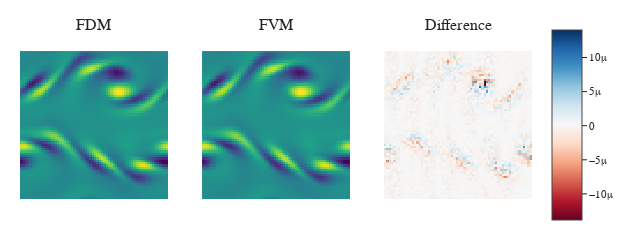

Notebook cell for this chart:
### Code cell
import plotly.subplots as subplots
import plotly.graph_objects as go

# comparison

rows=1
cols=3
fig = subplots.make_subplots(rows,cols, subplot_titles=('FDM','FVM', 'Difference'))
#fig.add_trace(go.Heatmap(z=du_fvm['dwdx'][0,...,0], showscale=False),1,1)
fig.add_trace(go.Heatmap(z=du_fdm_from_git['dwdx'][0,...,0], showscale=False, coloraxis='coloraxis1'),1,1)
fig.add_trace(go.Heatmap(z=du_fvm_from_git['dwdx'][0,...,0], showscale=False, coloraxis='coloraxis1'),1,2)
fig.add_trace(go.Heatmap(z=(du_fvm_from_git['dwdx']-du_fdm_from_git['dwdx'])[0,...,0], showscale=True, coloraxis='coloraxis2'),1,3)
#fig.add_trace(go.Heatmap(z=first_soblev[0,...,0].real, showscale=False),1,3)
for i in range(1, rows*cols + 1):
    fig.update_xaxes(scaleanchor=f"y{i}", ticks='', scaleratio=1, linecolor='rgba(0,0,0,0)', showgrid=False, showticklabels=False, row=(i-1)//cols + 1, col=(i-1)%cols + 1)
    fig.update_yaxes(constrain='domain', ticks='', linecolor='rgba(0,0,0,0)', showgrid=False, showticklabels=False, row=(i-1)//cols + 1, col=(i-1)%cols + 1)
fig.update_layout(
    font=dict(family="Times New Roman", size=11), template = "simple_white",
    #xaxis=dict(showticklabels=True, showgrid=True, zeroline=False, linecolor='rgba(0,0,0,0)', title='Angle', scaleanchor='y', scaleratio=1.5, title_standoff=0),
    #yaxis=dict(showticklabels=True, showgrid=True, zeroline=False, linecolor='rgba(0,0,0,0)', title='Radius'),
    plot_bgcolor='rgba(0,0,0,0)',    # Background color inside the plot area
    width=px_width, showlegend=False, margin=dict(l=20, r=0, t=20, b=10), height = px_width/3, 
    coloraxis1=dict(colorscale='Viridis', showscale=False),
    coloraxis2=dict(colorscale='RdBu', showscale=True)
)
for i in range(len(fig.layout.annotations)):
   fig.layout.annotations[i].y = 0.93  # Adjust y coordinate closer to plot
fig.show()
fig.write_image(f"{figure_path}/MNO_KF40_dwdx_FVM.pdf")

### Figure 1 — Plotly figure (JSON) as saved in the notebook; plotly's stock layout.template omitted (floating-point values rounded to 4 significant figures; data arrays with more than 128 entries replaced by an {"elided": "..."} marker saying what was removed)
{"data": [{"coloraxis": "coloraxis", "showscale": false, "type": "heatmap", "xaxis": "x", "yaxis": "y", "z": {"elided": "64x64 float values"}}, {"coloraxis": "coloraxis", "showscale": false, "type": "heatmap", "xaxis": "x2", "yaxis": "y2", "z": {"elided": "64x64 float values"}}, {"coloraxis": "coloraxis2", "showscale": true, "type": "heatmap", "xaxis": "x3", "yaxis": "y3", "z": {"elided": "64x64 float values"}}], "layout": {"annotations": [{"font": {"size": 16}, "showarrow": false, "text": "FDM", "x": 0.1444, "xanchor": "center", "xref": "paper", "y": 0.93, "yanchor": "bottom", "yref": "paper"}, {"font": {"size": 16}, "showarrow": false, "text": "FVM", "x": 0.5, "xanchor": "center", "xref": "paper", "y": 0.93, "yanchor": "bottom", "yref": "paper"}, {"font": {"size": 16}, "showarrow": false, "text": "Difference", "x": 0.8556, "xanchor": "center", "xref": "paper", "y": 0.93, "yanchor": "bottom", "yref": "paper"}], "coloraxis": {"colorscale": [[0, "#440154"], [0.1111, "#482878"], [0.2222, "#3e4989"], [0.3333, "#31688e"], [0.4444, "#26828e"], [0.5556, "#1f9e89"], [0.6667, "#35b779"], [0.7778, "#6ece58"], [0.8889, "#b5de2b"], [1, "#fde725"]], "showscale": false}, "coloraxis2": {"colorscale": [[0, "rgb(103,0,31)"], [0.1, "rgb(178,24,43)"], [0.2, "rgb(214,96,77)"], [0.3, "rgb(244,165,130)"], [0.4, "rgb(253,219,199)"], [0.5, "rgb(247,247,247)"], [0.6, "rgb(209,229,240)"], [0.7, "rgb(146,197,222)"], [0.8, "rgb(67,147,195)"], [0.9, "rgb(33,102,172)"], [1, "rgb(5,48,97)"]], "showscale": true}, "font": {"family": "Times New Roman", "size": 11}, "height": 208, "margin": {"b": 10, "l": 20, "r": 0, "t": 20}, "plot_bgcolor": "rgba(0,0,0,0)", "showlegend": false, "width": 624, "xaxis": {"anchor": "y", "domain": [0, 0.2889], "linecolor": "rgba(0,0,0,0)", "scaleanchor": "y", "scaleratio": 1, "showgrid": false, "showticklabels": false, "ticks": ""}, "xaxis2": {"anchor": "y2", "domain": [0.3556, 0.6444], "linecolor": "rgba(0,0,0,0)", "scaleanchor": "y2", "scaleratio": 1, "showgrid": false, "showticklabels": false, "ticks": ""}, "xaxis3": {"anchor": "y3", "domain": [0.7111, 1], "linecolor": "rgba(0,0,0,0)", "scaleanchor": "y3", "scaleratio": 1, "showgrid": false, "showticklabels": false, "ticks": ""}, "yaxis": {"anchor": "x", "constrain": "domain", "domain": [0, 1], "linecolor": "rgba(0,0,0,0)", "showgrid": false, "showticklabels": false, "ticks": ""}, "yaxis2": {"anchor": "x2", "constrain": "domain", "domain": [0, 1], "linecolor": "rgba(0,0,0,0)", "showgrid": false, "showticklabels": false, "ticks": ""}, "yaxis3": {"anchor": "x3", "constrain": "domain", "domain": [0, 1], "linecolor": "rgba(0,0,0,0)", "showgrid": false, "showticklabels": false, "ticks": ""}}}
